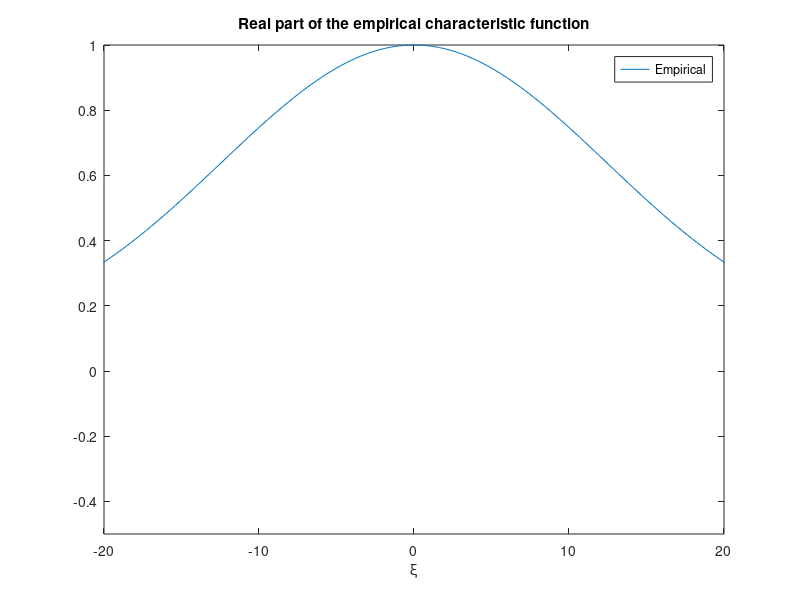
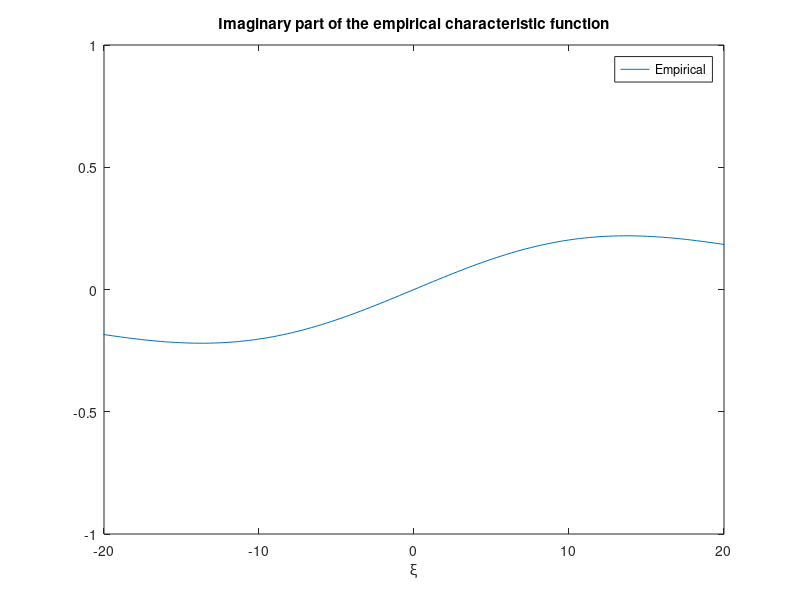

Write MATLAB code to recreate these figures, in order.
% Simulation based on our notations 
S0 = 1;
K = 1.1;
d = 2;
% The following numbers are from Gnoatto and Grasselli 2014
am = [0.7764 0.4837;0.4837 0.9639];
an = [0.6679 0.6277;0.6277 0.8520];
hm = [0.2725 0.0804;0.0804 0.4726];
hn = [0.1841 0.0155;0.0155 0.4761];
y_0 = [0.1688 0.1708;0.1708 0.3169];
% am = [0.7764 0.0;0.0 0.9639];
% an = [0.6679 0.0;0.0 0.8520];
% hm = [0.2725 0.0;0.0 0.4726];
% hn = [0.1841 0.0;0.0 0.4700];
% y_0 = [0.1688 0.0;0.0 0.3169];
%y_bar =
%rho = [-0.5417 0.1899;-0.1170 -0.4834];
%kappa = [1.0426,0.6764;0.9880,0.8778]; 
%sigma = [0.4364,0.1914;0.4966,0.7362];

rho = [-0.5417 0.1899;0.1899 -0.4834];
kappa = [1.0426,0.6764;0.6764,0.8778]; 
sigma = [0.4364,0.1914;0.1914,0.7362];

% rho = [-0.5417 0.0;0.0 -0.4834];
% rho test
if sum(eig(eye(d)-rho*rho.')>=0) == d
    fprintf("rho is valid\n");
end

% kappa = [1.0426,0.0;0.0,0.8778]; 
% sigma = [0.4364,0.0;0.0,0.7362];

h = hm - hn;
beta = 3.1442;
T = 1;

% Number of simulations 
nblocks = 10;
npaths = 10;
% Number of steps 
nsteps = 1
dt = T/nsteps;
% Initialize calls
VcMC = zeros(nblocks,1);
VpMC = zeros(nblocks,1);

% Fourier parameters
xwidth = 20; % width of the support in real space
ngrid = 2^10; % number of grid points

% Grids in real and Fourier space
N = ngrid/2;
B = xwidth/2; % upper bound of the support in real space
dxi = pi/B; % Nyquist relation: grid step in Fourier space
xi = dxi*(-N:N-1); % grid in Fourier space


tic;

[msgStr,warnId] = lastwarn;
warnStruct = warning('off',warnId);

phi_e_block = zeros(nblocks,ngrid);% accumulate everything inside of it
for block = 1:nblocks
    VcMCb = zeros(1,npaths);
    VpMCb = zeros(1,npaths);
    phi_e_path = zeros(npaths,ngrid);
    for path = 1:npaths
        yPaths = y_0(:,:,ones(1,nsteps+1));
        % W and Z are matrix Brownian motions
        NW = randn(d,d,nsteps);
        NB = randn(d,d,nsteps);
        NZ = zeros(d,d,nsteps);
        %rhoZW1 = zeros(N,N,nsteps);
        %rhoZW2 = zeros(N,N,nsteps);
        for step = 1:nsteps
            NZ(:,:,step) = NW(:,:,step)*rho.'+NB(:,:,step)*sqrtm(eye(d)-rho*rho.');
            %rhoZW1(:,:,step) = NZ(:,:,step).'*NW(:,:,step)/N;
            %rhoZW2(:,:,step) = corr(NZ(:,:,step),NW(:,:,step));
        end
        %rhoZW1 = mean(rhoZW1,3);
        %rhoZW2 = mean(rhoZW2,3);
        %rhoZW = [rhoZW1 rhoZW2]; % \approx rho for large M
        %sqerr = [(rho-rhoZW1).^2 (rho-rhoZW2).^2] % \approx zeros(N) for large M

        dW = NW * sqrt(dt);
        dZ = NZ * sqrt(dt);

        % dv = chi * (v_bar - v) * dt + gamma * \sqrt(v) * dZ_v
        for step = 1:nsteps
            yPaths(:,:,step+1) = max(yPaths(:,:,step) + (beta*(sigma*sigma') + kappa*yPaths(:,:,step) + yPaths(:,:,step)*kappa) * dt ...
                +0.5*(sigma*sqrtm(yPaths(:,:,step))* dZ(:,:,step) + dZ(:,:,step)'*sqrtm(yPaths(:,:,step))'*sigma'),0);
            if det(yPaths(:,:,step+1)) < 1e-10
                yPaths(:,:,step+1) = zeros(d);
            end

        end

        sum_1 = zeros(nsteps,1);
        sum_2 = zeros(nsteps,1);
        mu = zeros(nsteps,1);
        x = zeros(nsteps+1,1);
        % Valuation for dx
        for step = 1:nsteps
            sum_1(step) = trace((am - an) * yPaths(:,:,step)*  (am + an)');
            mu(step) = trace(yPaths(:,:,step) * h) +  0.5 * (sum_1(step));
            sum_2(step) = trace((am - an) *sqrtm(yPaths(:,:,step)) *  dW(:,:,step) );
            x(step+1) = x(step) + mu(step)*dt + sum_2(step);
        end

        % Calculate the Smax and Smin

        S_end = S0*exp(x(end));

        payoffs_call = max(S_end - K,0);
        payoffs_put = max(K - S_end,0);

        % Countinuous Compounding 
        r_sum = 0;
        for step = 1:nsteps
            r_sum = r_sum + (trace(yPaths(:,:,step) * hm)) *dt;
        end
        dfactor = exp(- r_sum);
        
        VcMCb(1,path) = dfactor*payoffs_call;
        VpMCb(1,path) = dfactor*payoffs_put;
        phi_e_path(path,:) = exp(1i*xi*x(end));
    end
    VcMC(block) = mean(VcMCb);
    VpMC(block) = mean(VpMCb);
    phi_e_block(block,:) = mean(phi_e_path);
end
simulated_call = mean(VcMC);
simulated_put = mean(VpMC);
scMC = sqrt(var(VcMC)/nblocks);
spMC = sqrt(var(VpMC)/nblocks);
phi_e = mean(phi_e_block);
phi_e_s = sqrt(var(phi_e_block)/nblocks);

cputime_MC = toc
fprintf('%20s%14.10f%14.10f\n','Monte Carlo',simulated_call,simulated_put)
fprintf('%20s%14.10f%14.10f\n','Monte Carlo stdev',scMC,spMC)

figure(1)
plot(xi,real(phi_e))
axis([-20 20 -0.5 1])
title('Real part of the empirical characteristic function')
xlabel('\xi')
legend('Empirical')

figure(2)
plot(xi,imag(phi_e))
axis([-20 20 -1 1])
title('Imaginary part of the empirical characteristic function')
xlabel('\xi')
legend('Empirical')
